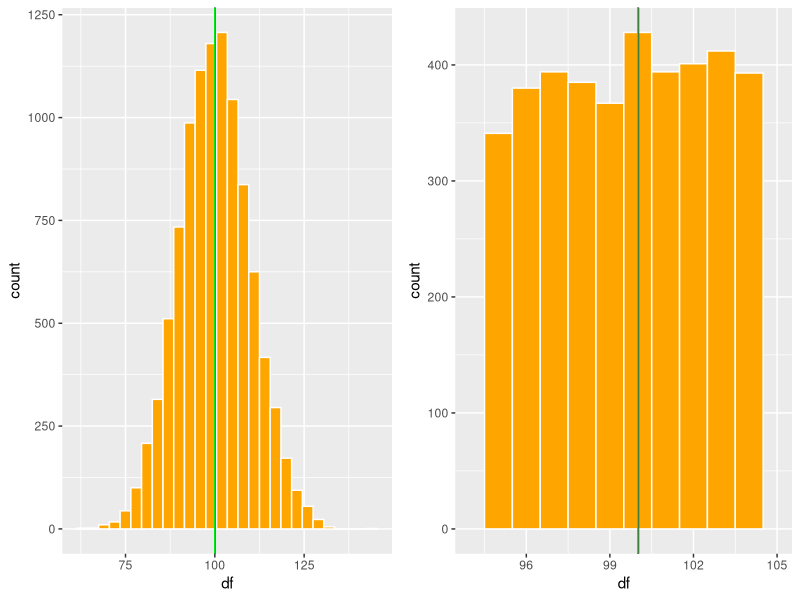
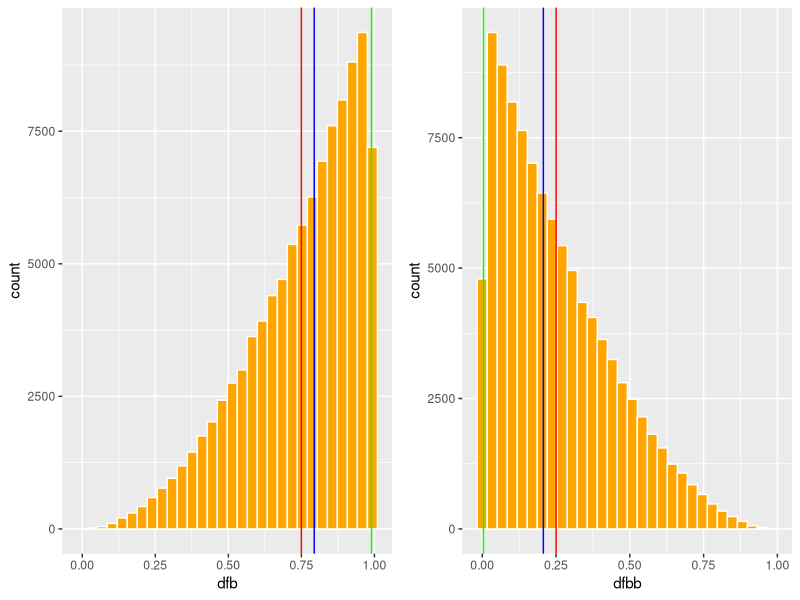
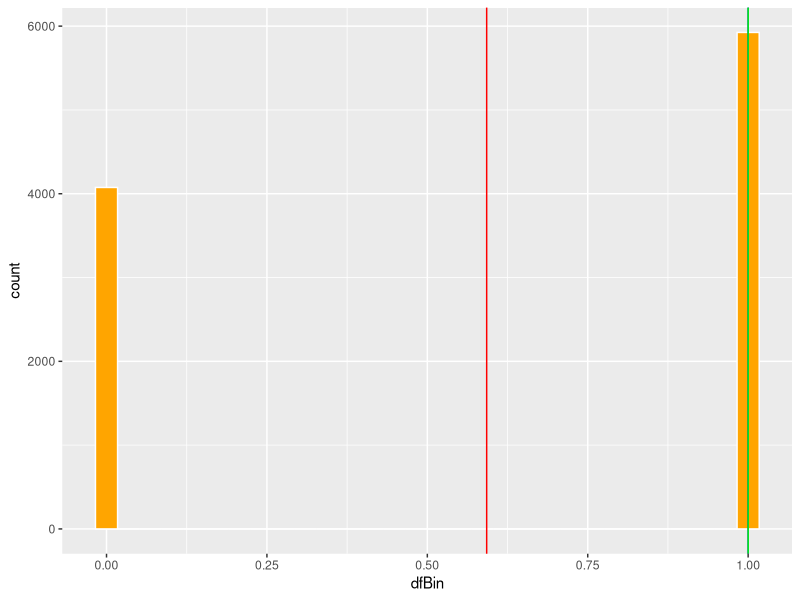

These figures' R source, in order:
## ---- chunk 1
knitr::opts_chunk$set(echo = TRUE, warning=FALSE, message = FALSE)
## ---- chunk 2

Sys.Date()
## ---- chunk 3
library(ggplot2)
library(Hmisc)
library(gridExtra) # Un paquete para organizar las figuras de ggplot2
## ---- chunk 4
x=c(0,1,2,3,4,5,6,7,8,9,10)

mean(x)

## ---- chunk 5
x=c(0,1,2,3,4,5,6,7,8,9,1000)

mean(x)

## ---- chunk 6
b=c(247,0,3,43626,26,23,1,2,4,5,24,6,7)
b=sort(b)
b
median(b)
## ---- chunk 7
b=c(247,0,3,43626,26,23,1,2,4,5,24,6,7,7)
b=sort(b)
b
median(b)
## ---- chunk 8
# install.packages("devtools")
#devtools::install_github("paulponcet/modeest")
## ---- chunk 9
library(modeest)
library(statip)
## ---- chunk 10
statip::mfv(b)
## ---- chunk 11
df=rpois(10000, 100)
df1=data.frame(df)
head(df1, n=2)
## ---- chunk 12
library(statip)
#mean(df1$df)
#median(df1$df)
#statip::mfv(df1$df)
## ---- chunk 13

pro=mean(df1$df)
med=median(df1$df)
mod=statip::mfv(df1$df)
## ---- chunk 14
a=ggplot(df1, aes(df))+
  geom_histogram(fill="orange", colour="white", binwidth = 3)+
  geom_vline(aes(xintercept = pro), colour="red")+
  geom_vline(aes(xintercept = med), colour="blue")+
  geom_vline(aes(xintercept = mod), colour="green")+
  theme(legend.position = "none")
## ---- chunk 15
b=ggplot(df1, aes(df))+
  geom_histogram(fill="orange", colour="white", binwidth = 1)+
  geom_vline(aes(xintercept = pro), colour="red")+
  geom_vline(aes(xintercept = med), colour="blue")+
  geom_vline(aes(xintercept = mod), colour="green")+
  xlim(94,105)+
  theme(legend.position = "none")

## ---- chunk 16
gridExtra::grid.arrange(a,b, ncol=2)
## ---- chunk 17
dfb= round(rbeta(100000, 3,1, ncp = 0),3)
dfb=data.frame(dfb)

dfbb= round(rbeta(100000, 1,3, ncp = 0),3)
dfbb=data.frame(dfbb)

## ---- chunk 18
mea=mean(dfb$dfb)
med=median(dfb$dfb)
mod=statip::mfv(dfb$dfb)

meab=mean(dfbb$dfbb)
medb=median(dfbb$dfbb)
modb=statip::mfv(dfbb$dfbb)


c=ggplot(dfb, aes(dfb))+
  geom_histogram(fill="orange", colour="white")+
  geom_vline(aes(xintercept = mea), colour="red")+
  geom_vline(aes(xintercept = med), colour="blue")+
  geom_vline(aes(xintercept = mod), colour="green")+
  theme(legend.position = "none")

d=ggplot(dfbb, aes(dfbb ))+
  geom_histogram(fill="orange", colour="white")+
  geom_vline(aes(xintercept = meab), colour="red")+
  geom_vline(aes(xintercept = medb), colour="blue")+
  geom_vline(aes(xintercept = modb), colour="green")+
  theme(legend.position = "none")

grid.arrange(c,d, ncol=2)
## ---- chunk 19
dfBin=replicate(10000,rbinom(length(.6), size=1,prob =0.6))
dfBin=data.frame(dfBin)
head(dfBin)
## ---- chunk 20
mea=mean(dfBin$dfBin)
med=median(dfBin$dfBin)
mod=mfv(dfBin$dfBin)
mea


ggplot(dfBin, aes(dfBin))+
  geom_histogram(fill="orange", colour="white")+
  geom_vline(aes(xintercept = mea), colour="red")+
  geom_vline(aes(xintercept = med), colour="blue")+
  geom_vline(aes(xintercept = mod), colour="green")+
  theme(legend.position = "none")
